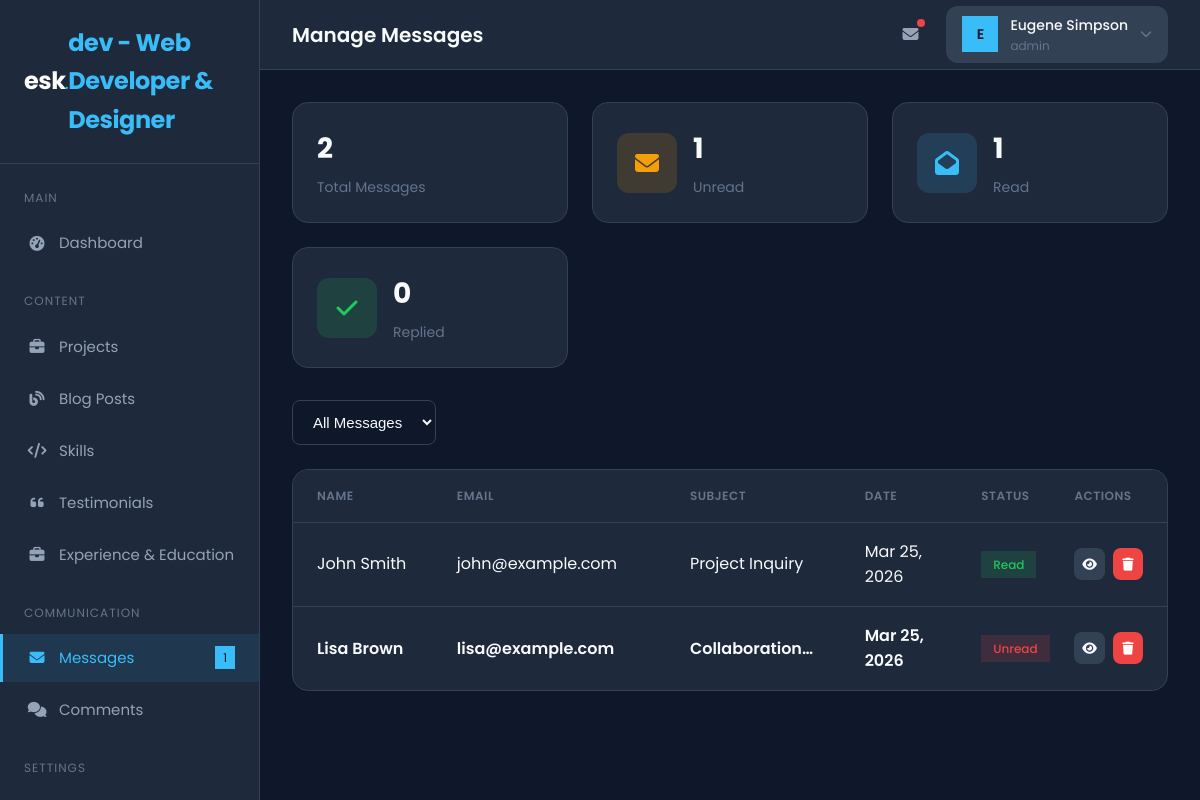
The page /admin/manage_messages.php (signed in) on the database its author committed.
### tables this page shows
CREATE TABLE `users` (
  `id` INT(11) NOT NULL AUTO_INCREMENT,
  `username` VARCHAR(50) NOT NULL,
  `email` VARCHAR(100) NOT NULL,
  `password` VARCHAR(255) NOT NULL,
  `full_name` VARCHAR(100) NOT NULL,
  `role` ENUM('admin', 'editor') DEFAULT 'admin',
  `avatar` VARCHAR(255) DEFAULT NULL,
  `created_at` TIMESTAMP DEFAULT CURRENT_TIMESTAMP,
  `updated_at` TIMESTAMP DEFAULT CURRENT_TIMESTAMP ON UPDATE CURRENT_TIMESTAMP,
  PRIMARY KEY (`id`),
  UNIQUE KEY `username` (`username`),
  UNIQUE KEY `email` (`email`)
);

CREATE TABLE `messages` (
  `id` INT(11) NOT NULL AUTO_INCREMENT,
  `name` VARCHAR(100) NOT NULL,
  `email` VARCHAR(100) NOT NULL,
  `subject` VARCHAR(255) DEFAULT NULL,
  `phone` VARCHAR(20) DEFAULT NULL,
  `message` TEXT NOT NULL,
  `status` ENUM('unread', 'read', 'replied') DEFAULT 'unread',
  `ip_address` VARCHAR(45) DEFAULT NULL,
  `created_at` TIMESTAMP DEFAULT CURRENT_TIMESTAMP,
  PRIMARY KEY (`id`)
);

### admin/manage_messages.php (the view, shortened to what the rows shown need)
<?php
require_once '../includes/db.php';
require_once '../includes/helpers.php';
require_once '../includes/auth.php';
$pageTitle = 'Manage Messages';
$view = isset($_GET['view']) ? (int)$_GET['view'] : 0;
$message = $view ? db()->fetchOne("SELECT * FROM messages WHERE id = ?", [$view]) : null;
$page = isset($_GET['page']) ? (int)$_GET['page'] : 1;
$whereClause = '1=1';
$params = [];
if (!$view) {
    $totalMessages = db()->count('messages', $whereClause, $params);
    $pagination = paginate($totalMessages, ITEMS_PER_PAGE, $page);
    $messages = db()->fetchAll(
        "SELECT * FROM messages WHERE {$whereClause} ORDER BY created_at DESC LIMIT {$pagination['per_page']} OFFSET {$pagination['offset']}",
        $params
    );
}
?>
<?php require_once 'header.php'; ?>
<?php if ($message): ?>
    <div class="card" style="margin-bottom: 2rem;">
        <div class="card-header">
            <h3 class="card-title">Message from <?php echo escape($message['name']); ?></h3>
            <div style="display: flex; gap: 0.5rem; flex-wrap: wrap;">
                <?php if ($message['status'] !== 'replied'): ?>
                    <a href="?view=<?php echo $message['id']; ?>&action=reply" class="btn btn-sm btn-success">
                        <i class="fas fa-reply"></i> Mark as Replied
                    </a>
                <?php endif; ?>
                <a href="?delete=<?php echo $message['id']; ?>" class="btn btn-sm btn-danger" onclick="return confirmDelete();">
                    <i class="fas fa-trash"></i> Delete
                </a>
                <a href="manage_messages.php" class="btn btn-sm btn-secondary">
                    <i class="fas fa-arrow-left"></i> Back
                </a>
            </div>
        </div>
        <div class="card-body">
            <div style="display: grid; grid-template-columns: repeat(auto-fit, minmax(200px, 1fr)); gap: 1.5rem; margin-bottom: 2rem;">
                <div>
                    <label style="font-size: 0.75rem; color: var(--text-muted); text-transform: uppercase; display: block; margin-bottom: 0.25rem;">From</label>
                    <p style="font-weight: 500; margin: 0; overflow: hidden; text-overflow: ellipsis; white-space: nowrap;" title="<?php echo escape($message['name']); ?>"><?php echo escape($message['name']); ?></p>
                </div>
                <div>
                    <label style="font-size: 0.75rem; color: var(--text-muted); text-transform: uppercase; display: block; margin-bottom: 0.25rem;">Email</label>
                    <p style="margin: 0; overflow: hidden; text-overflow: ellipsis; white-space: nowrap;">
                        <a href="mailto:<?php echo escape($message['email']); ?>" title="<?php echo escape($message['email']); ?>" style="display: block; overflow: hidden; text-overflow: ellipsis;"><?php echo escape($message['email']); ?></a>
                    </p>
                </div>
                <div>
                    <label style="font-size: 0.75rem; color: var(--text-muted); text-transform: uppercase; display: block; margin-bottom: 0.25rem;">Phone</label>
                    <p style="margin: 0; overflow: hidden; text-overflow: ellipsis; white-space: nowrap;" title="<?php echo escape($message['phone'] ?? '-'); ?>"><?php echo escape($message['phone'] ?? '-'); ?></p>
                </div>
                <div>
                    <label style="font-size: 0.75rem; color: var(--text-muted); text-transform: uppercase; display: block; margin-bottom: 0.25rem;">Date</label>
                    <p style="margin: 0;"><?php echo formatDate($message['created_at'], 'M d, Y H:i'); ?></p>
                </div>
                <div>
                    <label style="font-size: 0.75rem; color: var(--text-muted); text-transform: uppercase; display: block; margin-bottom: 0.25rem;">Status</label>
                    <p style="margin: 0;">
                        <span class="status-badge status-<?php echo $message['status']; ?>"><?php echo ucfirst($message['status']); ?></span>
                    </p>
                </div>
            </div>
            <?php if (!empty($message['subject'])): ?>
                <div style="margin-bottom: 1.5rem;">
                    <label style="font-size: 0.75rem; color: var(--text-muted); text-transform: uppercase; display: block; margin-bottom: 0.25rem;">Subject</label>
                    <p style="font-weight: 500; margin: 0; overflow: hidden; text-overflow: ellipsis; white-space: nowrap;" title="<?php echo escape($message['subject']); ?>"><?php echo escape($message['subject']); ?></p>
                </div>
            <?php endif; ?>
            <div>
                <label style="font-size: 0.75rem; color: var(--text-muted); text-transform: uppercase; display: block; margin-bottom: 0.5rem;">Message</label>
                <div style="background: var(--bg-secondary); padding: 1.5rem; border-radius: var(--radius-md); word-wrap: break-word; word-break: break-word;">
                    <?php echo nl2br(escape($message['message'])); ?>
                </div>
            </div>
            <?php if (isset($_GET['action']) && $_GET['action'] === 'reply'): ?>
                <div style="margin-top: 2rem;">
                    <a href="mailto:<?php echo escape($message['email']); ?>?subject=Re: <?php echo urlencode($message['subject'] ?? 'Your Message'); ?>" class="btn btn-primary">
                        <i class="fas fa-reply"></i> Reply via Email
                    </a>
                </div>
            <?php endif; ?>
        </div>
    </div>
<?php else: ?>
    <div class="card">
        <div class="card-body" style="padding: 0;">
            <?php if (empty($messages)): ?>
                <div class="empty-state">
                    <div class="empty-state-icon">
                        <i class="fas fa-envelope"></i>
                    </div>
                    <h3 class="empty-state-title">No messages found</h3>
                    <p class="empty-state-text">Messages from your contact form will appear here.</p>
                </div>
            <?php else: ?>
                <table class="data-table" style="table-layout: fixed;">
                    <thead>
                        <tr>
                            <th style="width: 120px;">Name</th>
                            <th style="width: 200px;">Email</th>
                            <th style="width: 150px;">Subject</th>
                            <th style="width: 100px;">Date</th>
                            <th style="width: 80px;">Status</th>
                            <th style="width: 100px;">Actions</th>
                        </tr>
                    </thead>
                    <tbody>
                        <?php foreach ($messages as $msg): ?>
                            <tr style="<?php echo $msg['status'] === 'unread' ? 'font-weight: 600;' : ''; ?>">
                                <td style="overflow: hidden; text-overflow: ellipsis; white-space: nowrap;">
                                    <a href="?view=<?php echo $msg['id']; ?>" title="<?php echo escape($msg['name']); ?>">
                                        <?php echo escape(truncate($msg['name'], 20)); ?>
                                    </a>
                                </td>
                                <td style="overflow: hidden; text-overflow: ellipsis; white-space: nowrap;">
                                    <a href="mailto:<?php echo escape($msg['email']); ?>" title="<?php echo escape($msg['email']); ?>">
                                        <?php echo escape($msg['email']); ?>
                                    </a>
                                </td>
                                <td style="overflow: hidden; text-overflow: ellipsis; white-space: nowrap;">
                                    <?php echo escape(truncate($msg['subject'] ?? '-', 25)); ?>
                                </td>
                                <td><?php echo formatDate($msg['created_at']); ?></td>
                                <td>
                                    <span class="status-badge status-<?php echo $msg['status']; ?>">
                                        <?php echo ucfirst($msg['status']); ?>
                                    </span>
                                </td>
                                <td>
                                    <div class="table-actions">
                                        <a href="?view=<?php echo $msg['id']; ?>" class="btn btn-sm btn-icon btn-secondary" title="View">
                                            <i class="fas fa-eye"></i>
                                        </a>
                                        <a href="?delete=<?php echo $msg['id']; ?>" class="btn btn-sm btn-icon btn-danger" title="Delete" onclick="return confirmDelete();">
                                            <i class="fas fa-trash"></i>
                                        </a>
                                    </div>
                                </td>
                            </tr>
                        <?php endforeach; ?>
                    </tbody>
                </table>
            <?php endif; ?>
        </div>
    </div>
<?php endif; ?>
<?php require_once 'footer.php'; ?>

### admin/header.php (shortened to what the rows shown need)
<?php
require_once '../includes/helpers.php';
$user = getCurrentUser();
$displayName = getSetting('name', $user['full_name'] ?? 'Admin');
?>
<!DOCTYPE html>
<html lang="en">
<head>
    <link rel="stylesheet" href="https://cdnjs.cloudflare.com/ajax/libs/font-awesome/6.4.0/css/all.min.css">
    <link rel="stylesheet" href="<?php echo SITE_URL; ?>/assets/css/admin.css">
</head>
<body>
    <div class="admin-wrapper">
        <main class="main-content">
            <header class="admin-header">
                <div class="header-left">
                    <h1 class="header-title"><?php echo isset($pageTitle) ? $pageTitle : 'Dashboard'; ?></h1>
                </div>
                <div class="header-right">
                    <div class="user-dropdown" id="userDropdown">
                        <div class="user-info">
                            <span class="user-name"><?php echo escape($displayName); ?></span>
                            <span class="user-role"><?php echo escape($user['role'] ?? 'admin'); ?></span>
                        </div>
                    </div>
                </div>
            </header>
            <div class="admin-body">

### rows shown on the page
users: full_name "Eugene Simpson", role "admin"
messages: name "John Smith", email "john@example.com", subject "Project Inquiry", created_at "Mar 25, 2026", status "Read"
messages: name "Lisa Brown", email "lisa@example.com", subject "Collaboration…", created_at "Mar 25, 2026", status "Unread"

### other values the page prints
$parts[0] "esk"
$parts[1] "dev - Web Developer & Designer"
$unreadMessages "1"
$pageTitle "Manage Messages"
substr($displayName, 0, 1) "E"
$stats['total'] "2"
$stats['unread'] "1"
$stats['read'] "1"
$stats['replied'] "0"
